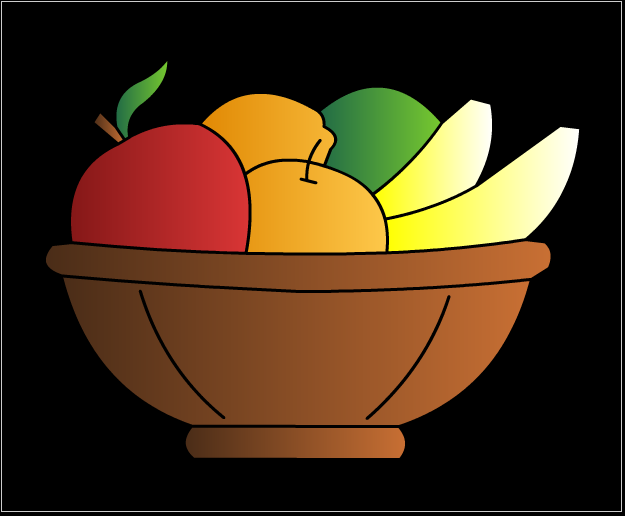
//> input picture very-first-programmes/a.png, 625 x 516 px
$ ./rotate1   (built with g++ and OpenCV 4)
//> lines starting //> are read from the running program, lines starting //| are printed output that depends on the picture
#include "opencv2/highgui/highgui.hpp"
#include "opencv2/imgproc/imgproc.hpp"
#include "opencv2/core/core.hpp"
#include<iostream>
#include<stdio.h>
#include<math.h>
using namespace cv;
using namespace std;
long double radian(long double ang)
   {
      long double rad= ((ang/180.0)*(2*acos(0.0)));
         return rad;
   }
int main()
   {
     long double ang,rad;
     printf("enter the value of angle\n");
     scanf("%Lf",&ang);
//> the answer given: 2
     rad=radian(ang);
     Mat img=imread("a.png",0);
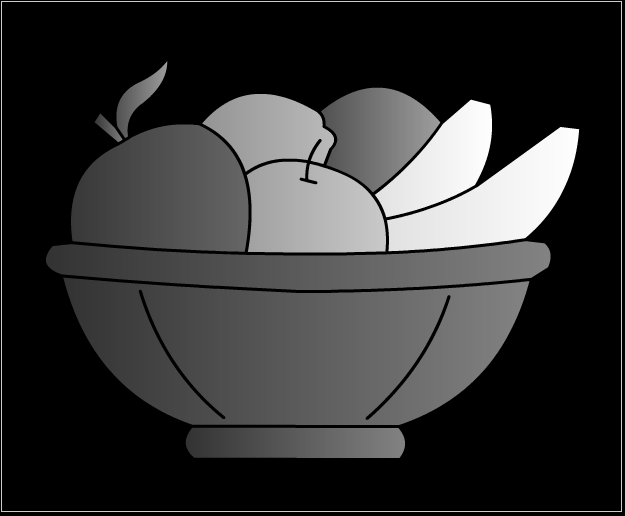
//> img: 516 rows x 625 cols, CV_8UC1; min 0, max 254, mean 52.5
     int a,b,d,i,j,r,c;
     int m,n;
     a=img.rows;
//> a = 516
     b=img.cols;
//> b = 625
     d=pow((pow(a,2.0)+pow(b,2.0)),0.5);
//> d = 810
     printf("%d %d %d\n",a,b,d);
//| 516 625 810
     printf("%Lf %Lf\n",cos(rad),sin(rad));
     imshow("win",img);
     waitKey(0);
     Mat rimg(d,d,CV_8UC1,Scalar(0));
     for(i=-a/2;i<a/2;i++)
          {
              for(j=-b/2;j<b/2;j++)
                   {
                      n=a/2+i;
                      m=b/2+j;
                      r=n*cos(rad)-m*sin(rad);
                      c=n*sin(rad)+m*cos(rad);
                      rimg.at<uchar>(+r,+c)=img.at<uchar>(n,m);
                   }
          }
//> this loop made 516 passes
//> (r, c) on passes 1 to 3: (-21, 622), (-20, 622), (-19, 622)
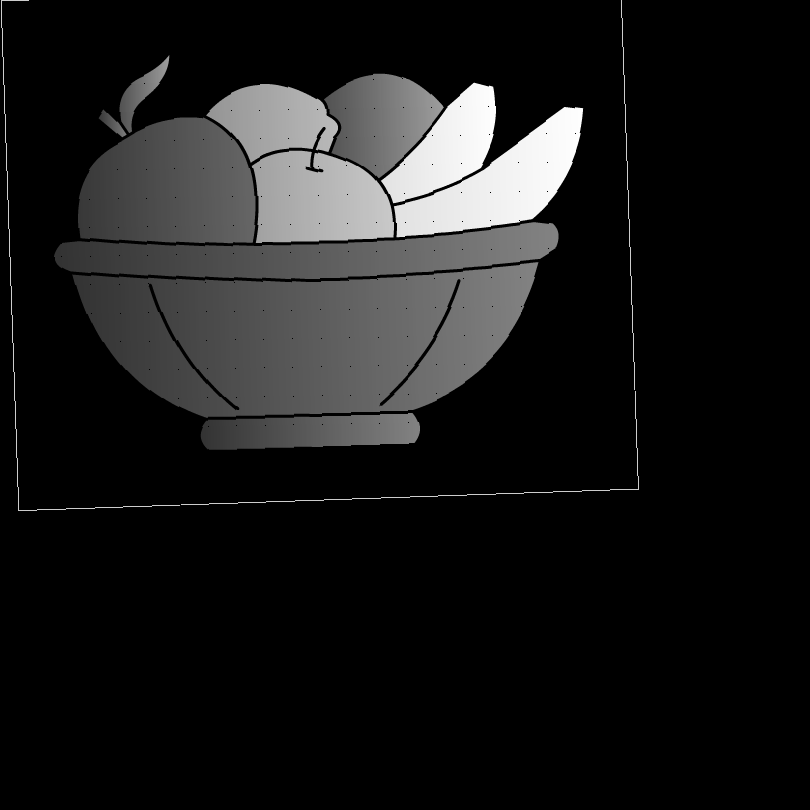
//> rimg: 810 rows x 810 cols, CV_8UC1; min 0, max 254, mean 25.6
//> after the loop, n = 515; m = 623; r = 492; c = 640
     imshow("win1",rimg);
     waitKey(0);
     return 0;
   }

                     // [7 lines of commented-out code are left out]

$ run again, with very-first-programmes/ashish kumar - ip.jpg saved as very-first-programmes/a.png
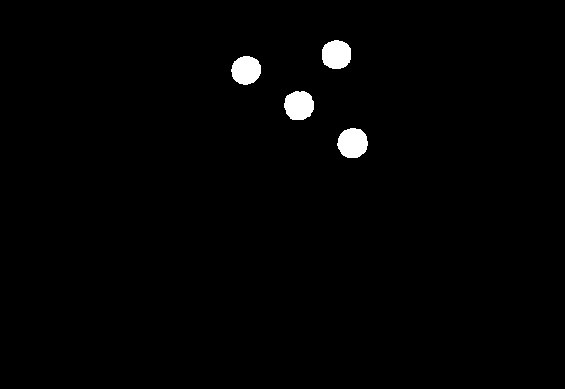
//> input picture very-first-programmes/ashish kumar - ip.jpg, 565 x 389 px
//> img is the input picture: 389 rows x 565 cols, CV_8UC1; min 0, max 255, mean 3.2
//| 389 565 685
//> the loop `for(i=-a/2;i<a/2;i++)` made 388 passes
//> (r, c) on passes 1 to 3: (-19, 562), (-18, 562), (-17, 562)
//> after the loop `for(i=-a/2;i<a/2;i++)`:
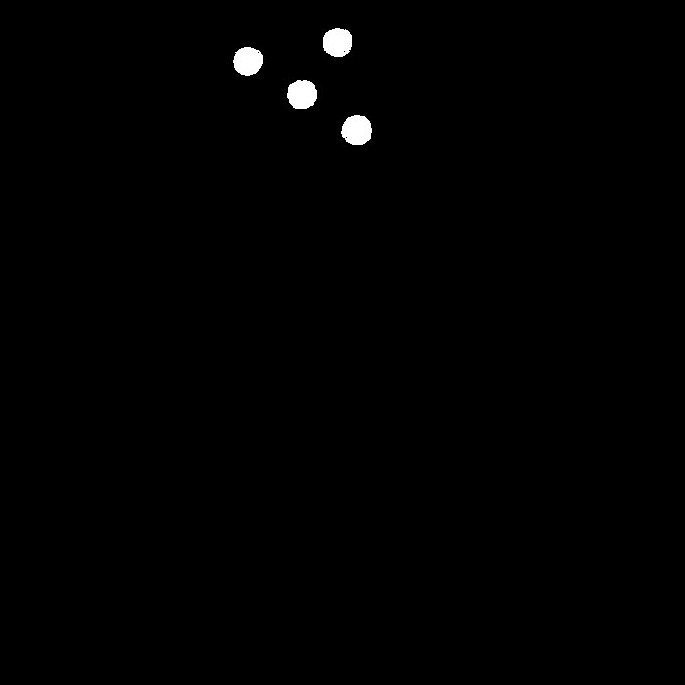
//> rimg: 685 rows x 685 cols, CV_8UC1; min 0, max 255, mean 1.5
//> after the loop `for(i=-a/2;i<a/2;i++)`: n = 387; m = 563; r = 367; c = 576
